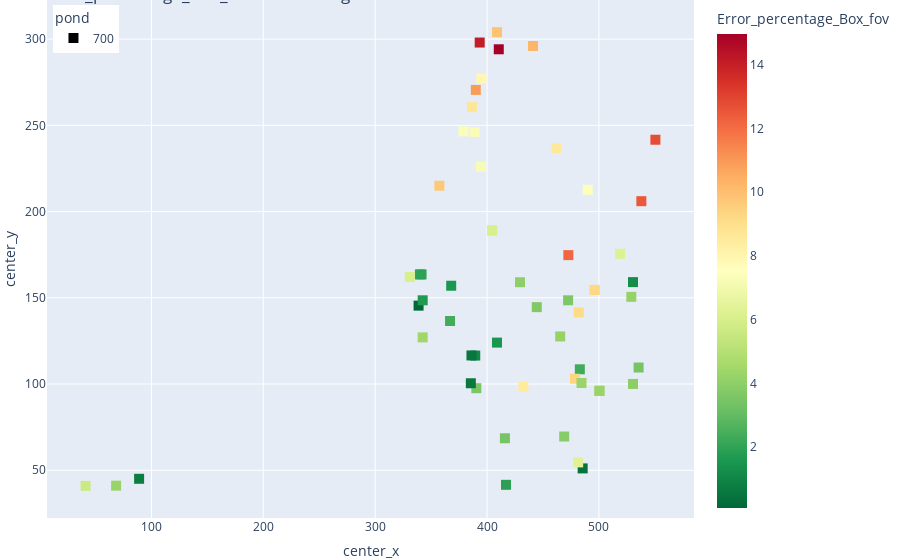
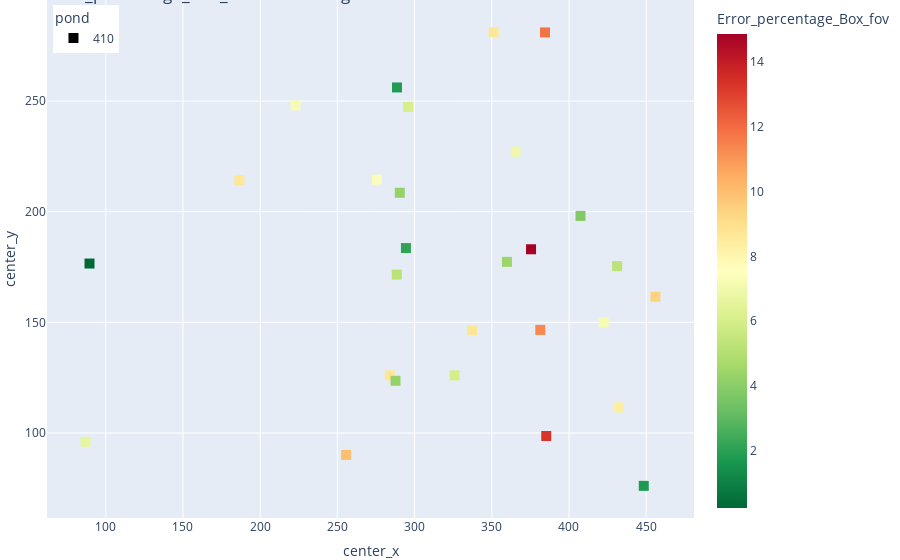
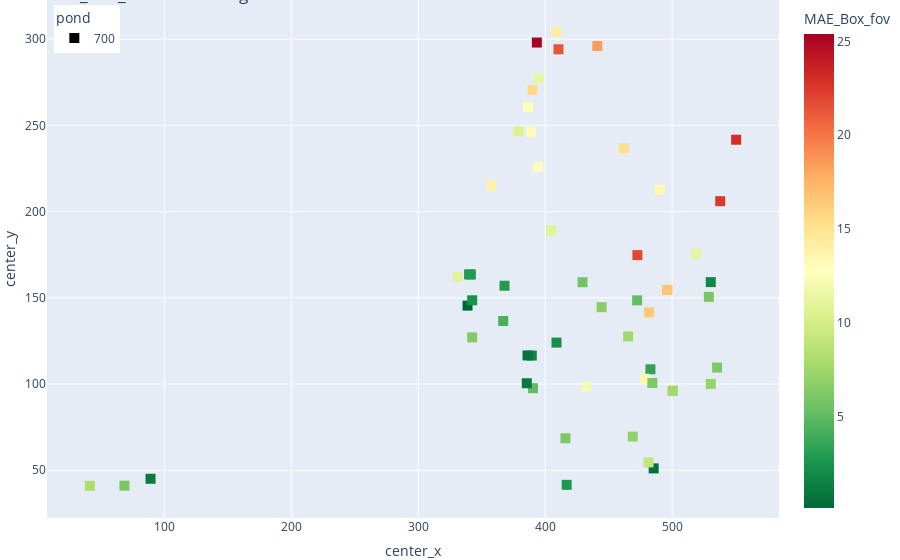
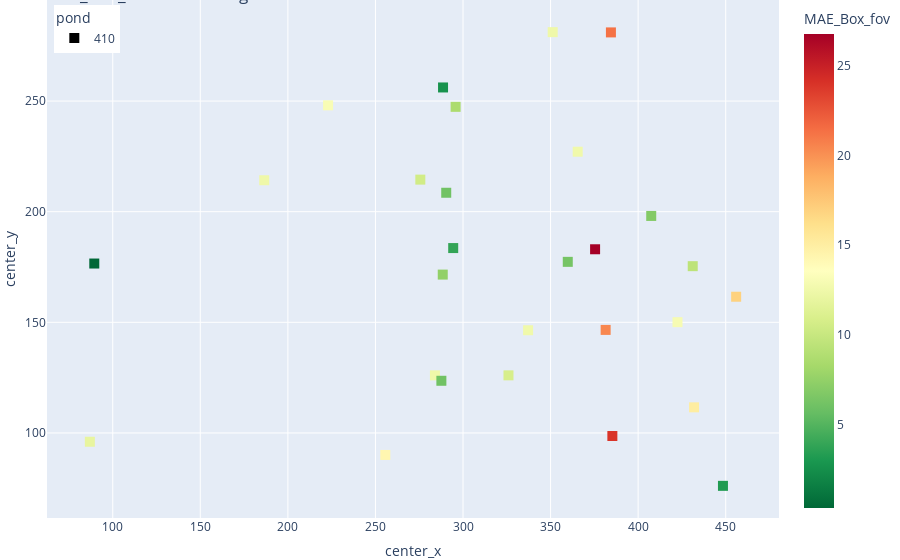

Here is the notebook cell these charts were saved with, in order:
### Code cell
import ast
import folium
from folium.plugins import MarkerCluster    
import pandas as pd
import plotly.express as px

# Read the data

# samples_index = pd.read_csv('samples_index.csv')  # Ensure this is read correctly

# # Update the 'not' column based on samples_index
# for _, sample in samples_index.iterrows():
#     df.loc[(df['image_path'] == sample['sample']) & (df['index'] == sample['index']), 'not'] = 'not'
# df.to_csv('molt_CLEAN.csv')

# # Clean the data
# df_clean = df[df['not'] != 'not']
# df_clean = df_clean.dropna()


df = pd.read_csv('molt.csv')
df_clean = df.dropna()

df_clean.loc[(df['image_path'] == 'undistorted_GX010191_43_1353.jpg') & (df['index'] == 6)] = None
#undistorted_GX010194_21_312.jpg

df_clean.loc[(df['image_path'] == 'undistorted_GX010194_21_312.jpg') & (df['index'] == 1)] = None


df_clean.dropna(inplace=True)

df_clean.loc[:, 'error_Box_fov'] = df['Box_Length_fov'] - df['true_length']
df_clean.loc[:, 'error_Box_focal'] = df['Focal_Box'] - df['true_length']
#percentage error with sign
df_clean.loc[:, 'sign_Error_percentage_Box_fov'] = (df['Box_Length_fov'] - df['true_length']) / df['true_length'] * 100


# Extract center_x and center_y from the 'center' column
df_clean['center_x'] = df_clean['center'].apply(lambda x: ast.literal_eval(x)[0])
df_clean['center_y'] = df_clean['center'].apply(lambda x: ast.literal_eval(x)[1])


# Filter the DataFrame for specific conditions
# df_positive = df_clean[(df_clean['Box_Length_fov'] > df_clean['true_length'])]
df_clean.loc[df_clean['pond']=='right','pond']=700
df_clean.loc[df_clean['pond']=='square','pond']=410

# Create a new DataFrame for visualization with necessary columns
df_visual = df_clean[['center_x', 'center_y', 'Error_percentage_Box_fov', 'image_path', 'index', 'pond', 'MAE_Box_fov','error_Box_fov','sign_Error_percentage_Box_fov']].copy()

# Ensure image paths are correct
df_visual['image_path'] = df_visual['image_path'].apply(lambda x: x.replace('\\', '/'))


# Adjust center_y coordinate to be opposite to the image
df_visual['center_y'] = 360 - df_visual['center_y']

symbols = {'right': 'circle', 'square': 'square'}
# Generate scatter plots
for error in ['Error_percentage_Box_fov', 'MAE_Box_fov','sign_Error_percentage_Box_fov']:
    for pond in [700, 410]:
        print(f"Plotting {error} for {pond}...")

        



        # Create an interactive scatter plot using plotly
        fig = px.scatter(df_visual[df_visual['pond'] == pond], 
                        symbol='pond',
                        symbol_map=symbols,
                            x='center_x', 
                            y='center_y', 
                            color=error,
                            hover_data=['image_path', 'index'],
                            color_continuous_scale='RdYlGn_r', 
                            title=f'{error} of Hull Length Prediction',)
        #
        # Customize the color bar
        fig.update_layout(coloraxis_colorbar=dict(title=error))
        fig.update_traces(marker=dict(size=10))
        #tighten the layout
        #fix legend overlapping
        fig.update_layout(legend=dict(
            yanchor="top",
            y=0.99,
            xanchor="left",
            x=0.01
        ))    

        fig.update_layout(margin=dict(l=0, r=0, t=0, b=0))
        # Show the plot
        fig.show()

### Figure 1 — Plotly figure (JSON) as saved in the notebook; plotly's stock layout.template omitted (floating-point values rounded to 4 significant figures)
{"data": [{"customdata": [["undistorted_GX010191_101_1265.jpg", 0], ["undistorted_GX010191_102_1277.jpg", 0], ["undistorted_GX010191_103_1289.jpg", 0], ["undistorted_GX010191_105_1312.jpg", 0], ["undistorted_GX010191_107_1330.jpg", 0], ["undistorted_GX010191_10_370.jpg", 0], ["undistorted_GX010191_110_1355.jpg", 3], ["undistorted_GX010191_116_1399.jpg", 0], ["undistorted_GX010191_13_439.jpg", 0], ["undistorted_GX010191_15_479.jpg", 0], ["undistorted_GX010191_16_495.jpg", 1], ["undistorted_GX010191_16_495.jpg", 2], ["undistorted_GX010191_16_495.jpg", 3], ["undistorted_GX010191_17_509.jpg", 1], ["undistorted_GX010191_18_521.jpg", 0], ["undistorted_GX010191_19_537.jpg", 0], ["undistorted_GX010191_29_257.jpg", 1], ["undistorted_GX010191_31_283.jpg", 1], ["undistorted_GX010191_31_283.jpg", 2], ["undistorted_GX010191_32_1049.jpg", 0], ["undistorted_GX010191_33_1087.jpg", 1], ["undistorted_GX010191_33_331.jpg", 0], ["undistorted_GX010191_33_331.jpg", 2], ["undistorted_GX010191_34_1128.jpg", 0], ["undistorted_GX010191_34_1128.jpg", 1], ["undistorted_GX010191_35_1167.jpg", 0], ["undistorted_GX010191_35_1167.jpg", 1], ["undistorted_GX010191_35_1167.jpg", 4], ["undistorted_GX010191_35_367.jpg", 0], ["undistorted_GX010191_36_1195.jpg", 1], ["undistorted_GX010191_36_381.jpg", 0], ["undistorted_GX010191_38_1266.jpg", 0], ["undistorted_GX010191_39_416.jpg", 0], ["undistorted_GX010191_42_1339.jpg", 0], ["undistorted_GX010191_42_1339.jpg", 1], ["undistorted_GX010191_42_1339.jpg", 5], ["undistorted_GX010191_42_457.jpg", 0], ["undistorted_GX010191_42_457.jpg", 3], ["undistorted_GX010191_43_1353.jpg", 0], ["undistorted_GX010191_43_1353.jpg", 3], ["undistorted_GX010191_44_478.jpg", 0], ["undistorted_GX010191_44_478.jpg", 1], ["undistorted_GX010191_46_497.jpg", 1], ["undistorted_GX010191_51_535.jpg", 0], ["undistorted_GX010191_5_190.jpg", 2], ["undistorted_GX010191_6_219.jpg", 0], ["undistorted_GX010191_88_1016.jpg", 0], ["undistorted_GX010191_91_1066.jpg", 2], ["undistorted_GX010191_92_1087.jpg", 1], ["undistorted_GX010191_94_1132.jpg", 0], ["undistorted_GX010191_95_1157.jpg", 0], ["undistorted_GX010191_95_1157.jpg", 1], ["undistorted_GX010191_96_1175.jpg", 0], ["undistorted_GX010191_97_1190.jpg", 0], ["undistorted_GX010191_98_1211.jpg", 0], ["undistorted_GX010191_98_1211.jpg", 1], ["undistorted_GX010191_99_1233.jpg", 1]], "hovertemplate": "pond=700<br>center_x=%{x}<br>center_y=%{y}<br>image_path=%{customdata[0]}<br>index=%{customdata[1]}<br>Error_percentage_Box_fov=%{marker.color}<extra></extra>", "legendgroup": "700", "marker": {"color": [2.019, 0.09554, 4.444, 3.575, 8.471, 1.127, 1.224, 7.4, 3.616, 0.371, 0.5826, 4.248, 5.677, 3.453, 3.855, 3.432, 12.16, 4.189, 1.907, 7.269, 6.036, 4.137, 4.279, 3.694, 9.879, 9.231, 10.92, 9.231, 0.5265, 8.723, 1.536, 1.951, 4.015, 2.355, 6.03, 1.667, 9.351, 4.299, 4.193, 2.383, 6.36, 1.584, 0.7751, 3.963, 10.27, 8.562, 14.11, 7.205, 6.036, 14.96, 9.171, 7.9, 6.191, 12.52, 7.35, 12.76, 9.709], "coloraxis": "coloraxis", "size": 10, "symbol": "square"}, "mode": "markers", "name": "700", "orientation": "v", "showlegend": true, "type": "scatter", "x": [340.0, 338.8, 342.5, 390.4, 432.5, 389.5, 530.5, 490.0, 472.5, 485.5, 385.5, 68.43, 41.14, 416.0, 469.0, 535.5, 472.7, 465.4, 416.9, 388.9, 404.6, 500.5, 500.5, 444.5, 408.9, 496.3, 389.9, 496.2, 386.1, 386.4, 408.9, 341.4, 429.5, 483.0, 331.0, 342.5, 478.5, 484.5, 529.0, 366.9, 481.4, 368.0, 88.98, 530.5, 441.1, 462.0, 393.4, 394.5, 404.6, 410.5, 481.9, 394.9, 518.9, 538.0, 378.9, 550.5, 357.4], "xaxis": "x", "y": [163.6, 145.5, 127.0, 97.59, 98.55, 116.5, 159.1, 212.6, 148.6, 51.08, 100.5, 41.08, 40.97, 68.55, 69.58, 109.6, 174.7, 127.6, 41.57, 246.1, 189.1, 96.08, 96.08, 144.6, 304.0, 154.6, 270.5, 154.6, 116.6, 260.5, 124.0, 163.6, 159.0, 108.6, 162.0, 148.6, 103.1, 100.6, 150.5, 136.6, 54.58, 157.0, 45.06, 100.1, 296.0, 236.7, 298.0, 226.0, 189.1, 294.1, 141.5, 277.0, 175.5, 206.0, 246.6, 241.7, 215], "yaxis": "y"}], "layout": {"coloraxis": {"colorbar": {"title": {"text": "Error_percentage_Box_fov"}}, "colorscale": [[0, "rgb(0,104,55)"], [0.1, "rgb(26,152,80)"], [0.2, "rgb(102,189,99)"], [0.3, "rgb(166,217,106)"], [0.4, "rgb(217,239,139)"], [0.5, "rgb(255,255,191)"], [0.6, "rgb(254,224,139)"], [0.7, "rgb(253,174,97)"], [0.8, "rgb(244,109,67)"], [0.9, "rgb(215,48,39)"], [1, "rgb(165,0,38)"]]}, "legend": {"title": {"text": "pond"}, "tracegroupgap": 0, "x": 0.01, "xanchor": "left", "y": 0.99, "yanchor": "top"}, "margin": {"b": 0, "l": 0, "r": 0, "t": 0}, "title": {"text": "Error_percentage_Box_fov of Hull Length Prediction"}, "xaxis": {"anchor": "y", "domain": [0, 1], "title": {"text": "center_x"}}, "yaxis": {"anchor": "x", "domain": [0, 1], "title": {"text": "center_y"}}}}

### Figure 2 — Plotly figure (JSON) as saved in the notebook; plotly's stock layout.template omitted (floating-point values rounded to 4 significant figures)
{"data": [{"customdata": [["undistorted_GX010192_17_1035.jpg", 0], ["undistorted_GX010192_25_1553.jpg", 0], ["undistorted_GX010192_26_1578.jpg", 0], ["undistorted_GX010192_9_675.jpg", 1], ["undistorted_GX010193_10_1039.jpg", 0], ["undistorted_GX010193_11_1065.jpg", 0], ["undistorted_GX010193_17_1264.jpg", 0], ["undistorted_GX010193_18_1289.jpg", 0], ["undistorted_GX010193_19_1334.jpg", 0], ["undistorted_GX010193_20_1365.jpg", 2], ["undistorted_GX010193_27_1553.jpg", 1], ["undistorted_GX010193_3_251.jpg", 0], ["undistorted_GX010193_4_283.jpg", 1], ["undistorted_GX010194_15_231.jpg", 0], ["undistorted_GX010194_16_240.jpg", 0], ["undistorted_GX010194_17_257.jpg", 1], ["undistorted_GX010194_18_272.jpg", 0], ["undistorted_GX010194_19_285.jpg", 0], ["undistorted_GX010194_36_485.jpg", 1], ["undistorted_GX010194_37_496.jpg", 1], ["undistorted_GX010194_38_504.jpg", 1], ["undistorted_GX010194_39_513.jpg", 1], ["undistorted_GX010194_46_620.jpg", 1], ["undistorted_GX010194_55_768.jpg", 2], ["undistorted_GX010194_56_784.jpg", 0], ["undistorted_GX010194_57_798.jpg", 0], ["undistorted_GX010194_58_810.jpg", 2], ["undistorted_GX010194_60_836.jpg", 0]], "hovertemplate": "pond=410<br>center_x=%{x}<br>center_y=%{y}<br>image_path=%{customdata[0]}<br>index=%{customdata[1]}<br>Error_percentage_Box_fov=%{marker.color}<extra></extra>", "legendgroup": "410", "marker": {"color": [9.996, 6.03, 8.709, 8.75, 2.136, 6.012, 4.401, 7.343, 8.691, 0.2336, 7.251, 11.81, 3.821, 9.404, 5.25, 7.193, 8.375, 1.786, 1.835, 4.24, 5.192, 4.245, 6.624, 6.953, 14.87, 11.34, 13.3, 8.682], "coloraxis": "coloraxis", "size": 10, "symbol": "square"}, "mode": "markers", "name": "410", "orientation": "v", "showlegend": true, "type": "scatter", "x": [255.6, 295.8, 284.0, 337.2, 294.4, 326.0, 359.8, 275.6, 186.5, 89.46, 223.0, 384.5, 407.5, 456.0, 431.2, 422.5, 431.9, 448.4, 288.6, 290.4, 288.4, 287.6, 86.93, 365.5, 375.4, 381.4, 385.3, 351.2], "xaxis": "x", "y": [90.05, 247.4, 126.0, 146.4, 183.6, 126.0, 177.3, 214.5, 214.2, 176.6, 248.1, 281.0, 198.1, 161.6, 175.4, 150.1, 111.6, 76.08, 256.1, 208.6, 171.6, 123.6, 96.02, 227.1, 183.0, 146.6, 98.62, 281.1], "yaxis": "y"}], "layout": {"coloraxis": {"colorbar": {"title": {"text": "Error_percentage_Box_fov"}}, "colorscale": [[0, "rgb(0,104,55)"], [0.1, "rgb(26,152,80)"], [0.2, "rgb(102,189,99)"], [0.3, "rgb(166,217,106)"], [0.4, "rgb(217,239,139)"], [0.5, "rgb(255,255,191)"], [0.6, "rgb(254,224,139)"], [0.7, "rgb(253,174,97)"], [0.8, "rgb(244,109,67)"], [0.9, "rgb(215,48,39)"], [1, "rgb(165,0,38)"]]}, "legend": {"title": {"text": "pond"}, "tracegroupgap": 0, "x": 0.01, "xanchor": "left", "y": 0.99, "yanchor": "top"}, "margin": {"b": 0, "l": 0, "r": 0, "t": 0}, "title": {"text": "Error_percentage_Box_fov of Hull Length Prediction"}, "xaxis": {"anchor": "y", "domain": [0, 1], "title": {"text": "center_x"}}, "yaxis": {"anchor": "x", "domain": [0, 1], "title": {"text": "center_y"}}}}

### Figure 3 — Plotly figure (JSON) as saved in the notebook; plotly's stock layout.template omitted (floating-point values rounded to 4 significant figures)
{"data": [{"customdata": [["undistorted_GX010191_101_1265.jpg", 0], ["undistorted_GX010191_102_1277.jpg", 0], ["undistorted_GX010191_103_1289.jpg", 0], ["undistorted_GX010191_105_1312.jpg", 0], ["undistorted_GX010191_107_1330.jpg", 0], ["undistorted_GX010191_10_370.jpg", 0], ["undistorted_GX010191_110_1355.jpg", 3], ["undistorted_GX010191_116_1399.jpg", 0], ["undistorted_GX010191_13_439.jpg", 0], ["undistorted_GX010191_15_479.jpg", 0], ["undistorted_GX010191_16_495.jpg", 1], ["undistorted_GX010191_16_495.jpg", 2], ["undistorted_GX010191_16_495.jpg", 3], ["undistorted_GX010191_17_509.jpg", 1], ["undistorted_GX010191_18_521.jpg", 0], ["undistorted_GX010191_19_537.jpg", 0], ["undistorted_GX010191_29_257.jpg", 1], ["undistorted_GX010191_31_283.jpg", 1], ["undistorted_GX010191_31_283.jpg", 2], ["undistorted_GX010191_32_1049.jpg", 0], ["undistorted_GX010191_33_1087.jpg", 1], ["undistorted_GX010191_33_331.jpg", 0], ["undistorted_GX010191_33_331.jpg", 2], ["undistorted_GX010191_34_1128.jpg", 0], ["undistorted_GX010191_34_1128.jpg", 1], ["undistorted_GX010191_35_1167.jpg", 0], ["undistorted_GX010191_35_1167.jpg", 1], ["undistorted_GX010191_35_1167.jpg", 4], ["undistorted_GX010191_35_367.jpg", 0], ["undistorted_GX010191_36_1195.jpg", 1], ["undistorted_GX010191_36_381.jpg", 0], ["undistorted_GX010191_38_1266.jpg", 0], ["undistorted_GX010191_39_416.jpg", 0], ["undistorted_GX010191_42_1339.jpg", 0], ["undistorted_GX010191_42_1339.jpg", 1], ["undistorted_GX010191_42_1339.jpg", 5], ["undistorted_GX010191_42_457.jpg", 0], ["undistorted_GX010191_42_457.jpg", 3], ["undistorted_GX010191_43_1353.jpg", 0], ["undistorted_GX010191_43_1353.jpg", 3], ["undistorted_GX010191_44_478.jpg", 0], ["undistorted_GX010191_44_478.jpg", 1], ["undistorted_GX010191_46_497.jpg", 1], ["undistorted_GX010191_51_535.jpg", 0], ["undistorted_GX010191_5_190.jpg", 2], ["undistorted_GX010191_6_219.jpg", 0], ["undistorted_GX010191_88_1016.jpg", 0], ["undistorted_GX010191_91_1066.jpg", 2], ["undistorted_GX010191_92_1087.jpg", 1], ["undistorted_GX010191_94_1132.jpg", 0], ["undistorted_GX010191_95_1157.jpg", 0], ["undistorted_GX010191_95_1157.jpg", 1], ["undistorted_GX010191_96_1175.jpg", 0], ["undistorted_GX010191_97_1190.jpg", 0], ["undistorted_GX010191_98_1211.jpg", 0], ["undistorted_GX010191_98_1211.jpg", 1], ["undistorted_GX010191_99_1233.jpg", 1]], "hovertemplate": "pond=700<br>center_x=%{x}<br>center_y=%{y}<br>image_path=%{customdata[0]}<br>index=%{customdata[1]}<br>MAE_Box_fov=%{marker.color}<extra></extra>", "legendgroup": "700", "marker": {"color": [2.888, 0.1366, 6.356, 5.112, 12.11, 1.612, 1.75, 13.32, 5.17, 0.5305, 1.049, 6.075, 8.118, 6.215, 6.939, 6.177, 21.9, 7.54, 2.727, 13.08, 10.86, 7.446, 7.703, 6.649, 14.13, 16.62, 15.61, 16.62, 0.753, 12.47, 2.196, 2.791, 5.741, 3.368, 10.85, 2.383, 13.37, 6.147, 5.997, 4.29, 9.095, 2.851, 1.108, 7.133, 18.49, 15.41, 25.39, 12.97, 10.86, 21.39, 16.51, 11.3, 11.14, 22.53, 10.51, 22.97, 13.88], "coloraxis": "coloraxis", "size": 10, "symbol": "square"}, "mode": "markers", "name": "700", "orientation": "v", "showlegend": true, "type": "scatter", "x": [340.0, 338.8, 342.5, 390.4, 432.5, 389.5, 530.5, 490.0, 472.5, 485.5, 385.5, 68.43, 41.14, 416.0, 469.0, 535.5, 472.7, 465.4, 416.9, 388.9, 404.6, 500.5, 500.5, 444.5, 408.9, 496.3, 389.9, 496.2, 386.1, 386.4, 408.9, 341.4, 429.5, 483.0, 331.0, 342.5, 478.5, 484.5, 529.0, 366.9, 481.4, 368.0, 88.98, 530.5, 441.1, 462.0, 393.4, 394.5, 404.6, 410.5, 481.9, 394.9, 518.9, 538.0, 378.9, 550.5, 357.4], "xaxis": "x", "y": [163.6, 145.5, 127.0, 97.59, 98.55, 116.5, 159.1, 212.6, 148.6, 51.08, 100.5, 41.08, 40.97, 68.55, 69.58, 109.6, 174.7, 127.6, 41.57, 246.1, 189.1, 96.08, 96.08, 144.6, 304.0, 154.6, 270.5, 154.6, 116.6, 260.5, 124.0, 163.6, 159.0, 108.6, 162.0, 148.6, 103.1, 100.6, 150.5, 136.6, 54.58, 157.0, 45.06, 100.1, 296.0, 236.7, 298.0, 226.0, 189.1, 294.1, 141.5, 277.0, 175.5, 206.0, 246.6, 241.7, 215], "yaxis": "y"}], "layout": {"coloraxis": {"colorbar": {"title": {"text": "MAE_Box_fov"}}, "colorscale": [[0, "rgb(0,104,55)"], [0.1, "rgb(26,152,80)"], [0.2, "rgb(102,189,99)"], [0.3, "rgb(166,217,106)"], [0.4, "rgb(217,239,139)"], [0.5, "rgb(255,255,191)"], [0.6, "rgb(254,224,139)"], [0.7, "rgb(253,174,97)"], [0.8, "rgb(244,109,67)"], [0.9, "rgb(215,48,39)"], [1, "rgb(165,0,38)"]]}, "legend": {"title": {"text": "pond"}, "tracegroupgap": 0, "x": 0.01, "xanchor": "left", "y": 0.99, "yanchor": "top"}, "margin": {"b": 0, "l": 0, "r": 0, "t": 0}, "title": {"text": "MAE_Box_fov of Hull Length Prediction"}, "xaxis": {"anchor": "y", "domain": [0, 1], "title": {"text": "center_x"}}, "yaxis": {"anchor": "x", "domain": [0, 1], "title": {"text": "center_y"}}}}

### Figure 4 — Plotly figure (JSON) as saved in the notebook; plotly's stock layout.template omitted (floating-point values rounded to 4 significant figures)
{"data": [{"customdata": [["undistorted_GX010192_17_1035.jpg", 0], ["undistorted_GX010192_25_1553.jpg", 0], ["undistorted_GX010192_26_1578.jpg", 0], ["undistorted_GX010192_9_675.jpg", 1], ["undistorted_GX010193_10_1039.jpg", 0], ["undistorted_GX010193_11_1065.jpg", 0], ["undistorted_GX010193_17_1264.jpg", 0], ["undistorted_GX010193_18_1289.jpg", 0], ["undistorted_GX010193_19_1334.jpg", 0], ["undistorted_GX010193_20_1365.jpg", 2], ["undistorted_GX010193_27_1553.jpg", 1], ["undistorted_GX010193_3_251.jpg", 0], ["undistorted_GX010193_4_283.jpg", 1], ["undistorted_GX010194_15_231.jpg", 0], ["undistorted_GX010194_16_240.jpg", 0], ["undistorted_GX010194_17_257.jpg", 1], ["undistorted_GX010194_18_272.jpg", 0], ["undistorted_GX010194_19_285.jpg", 0], ["undistorted_GX010194_36_485.jpg", 1], ["undistorted_GX010194_37_496.jpg", 1], ["undistorted_GX010194_38_504.jpg", 1], ["undistorted_GX010194_39_513.jpg", 1], ["undistorted_GX010194_46_620.jpg", 1], ["undistorted_GX010194_55_768.jpg", 2], ["undistorted_GX010194_56_784.jpg", 0], ["undistorted_GX010194_57_798.jpg", 0], ["undistorted_GX010194_58_810.jpg", 2], ["undistorted_GX010194_60_836.jpg", 0]], "hovertemplate": "pond=410<br>center_x=%{x}<br>center_y=%{y}<br>image_path=%{customdata[0]}<br>index=%{customdata[1]}<br>MAE_Box_fov=%{marker.color}<extra></extra>", "legendgroup": "410", "marker": {"color": [14.29, 8.622, 12.45, 12.51, 3.845, 10.82, 6.293, 10.5, 12.43, 0.334, 13.05, 21.26, 6.878, 16.93, 9.45, 12.95, 15.08, 3.215, 2.624, 6.063, 7.424, 6.07, 11.92, 12.51, 26.77, 20.42, 23.95, 12.42], "coloraxis": "coloraxis", "size": 10, "symbol": "square"}, "mode": "markers", "name": "410", "orientation": "v", "showlegend": true, "type": "scatter", "x": [255.6, 295.8, 284.0, 337.2, 294.4, 326.0, 359.8, 275.6, 186.5, 89.46, 223.0, 384.5, 407.5, 456.0, 431.2, 422.5, 431.9, 448.4, 288.6, 290.4, 288.4, 287.6, 86.93, 365.5, 375.4, 381.4, 385.3, 351.2], "xaxis": "x", "y": [90.05, 247.4, 126.0, 146.4, 183.6, 126.0, 177.3, 214.5, 214.2, 176.6, 248.1, 281.0, 198.1, 161.6, 175.4, 150.1, 111.6, 76.08, 256.1, 208.6, 171.6, 123.6, 96.02, 227.1, 183.0, 146.6, 98.62, 281.1], "yaxis": "y"}], "layout": {"coloraxis": {"colorbar": {"title": {"text": "MAE_Box_fov"}}, "colorscale": [[0, "rgb(0,104,55)"], [0.1, "rgb(26,152,80)"], [0.2, "rgb(102,189,99)"], [0.3, "rgb(166,217,106)"], [0.4, "rgb(217,239,139)"], [0.5, "rgb(255,255,191)"], [0.6, "rgb(254,224,139)"], [0.7, "rgb(253,174,97)"], [0.8, "rgb(244,109,67)"], [0.9, "rgb(215,48,39)"], [1, "rgb(165,0,38)"]]}, "legend": {"title": {"text": "pond"}, "tracegroupgap": 0, "x": 0.01, "xanchor": "left", "y": 0.99, "yanchor": "top"}, "margin": {"b": 0, "l": 0, "r": 0, "t": 0}, "title": {"text": "MAE_Box_fov of Hull Length Prediction"}, "xaxis": {"anchor": "y", "domain": [0, 1], "title": {"text": "center_x"}}, "yaxis": {"anchor": "x", "domain": [0, 1], "title": {"text": "center_y"}}}}
